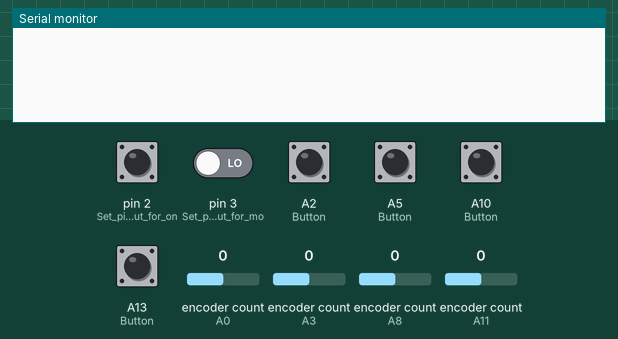
Bench run of a sketch on a simulated Arduino Mega 2560, built with avr-gcc and run on an emulated ATmega2560. Shown: the last lines printed to the serial monitor. The test bench sets the inputs (shaded band); at power-on: A2 (Button), A5 (Button), A10 (Button), A13 (Button), pin 2 (Set_pin_2_as_input_for_on) HIGH, pin 3 (Set_pin_3_as_input_for_mo) LOW, encoder count (sensors on A0, A3, A8, A11) 0. No radio packets arrive unless stated.

Above: at 1.2 s.
1.3 s: pin 2 (Set_pin_2_as_input_for_on) pulled LOW for 0.15 s
At 2.1 s:
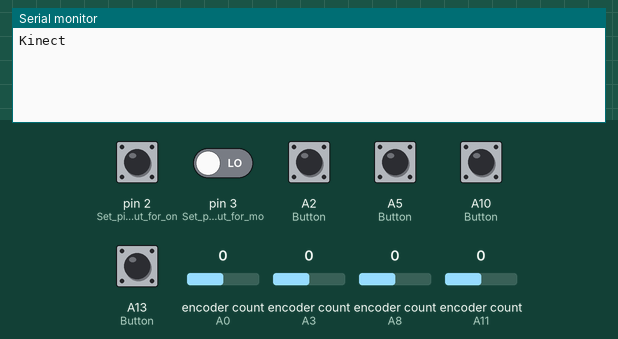
4.4 s: pin 2 (Set_pin_2_as_input_for_on) driven LOW and pin 3 (Set_pin_3_as_input_for_mo) driven HIGH
At 5.5 s:
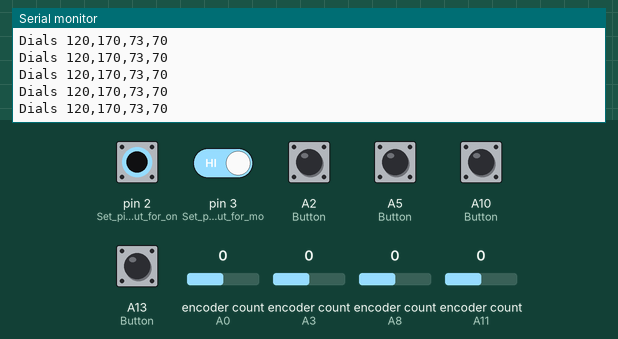
6.3 s: encoder count (sensor on A0) set to 1
At 7.0 s:
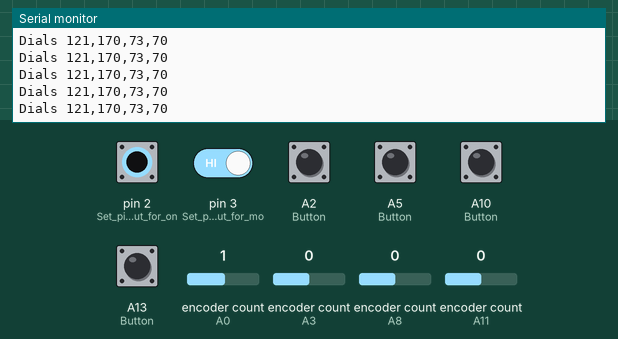
9.3 s: encoder count (sensor on A3) set to 1
At 9.9 s:
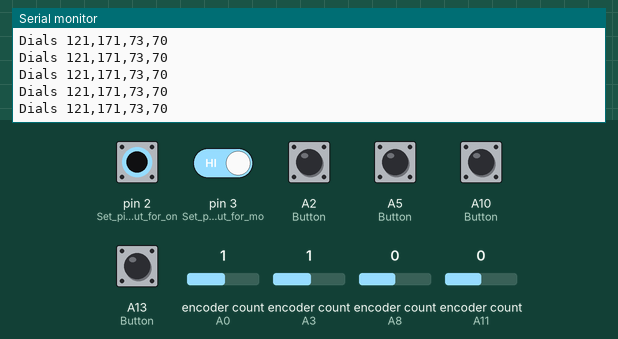
12.3 s: encoder count (sensor on A8) set to 1
At 13.1 s:
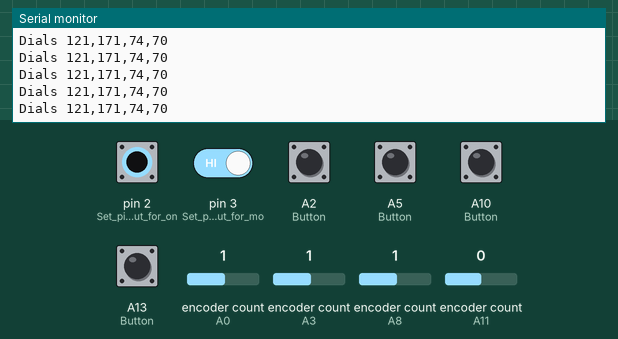
13.8 s: encoder count (sensor on A11) set to 1
At 14.9 s:
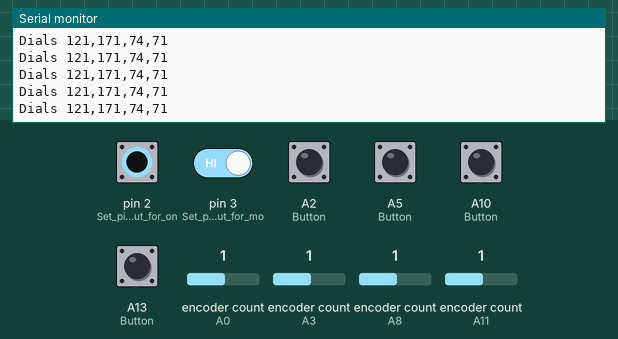

The sketch:

FinalRotaryRangeSwitch.ino
```cpp
#include <SPI.h>
#include <nRF24L01.h>
#include <RF24.h>

#include <TimerOne.h>

#include <ClickEncoder.h>

// Declarations for Wireless Module
RF24 radio(12, 13); // CE, CSN
const byte address[6] = "00001";

// Declarations for Switch
int modeSwitchReading; // the current reading from 'mode' switch the input pin
int onSwitchReading; // the current reading from the 'on' switch input pin
int onState = LOW; // the current state of 'on'
int modeState = LOW;      // the current state of 'mode'

// Declarations for encoders
ClickEncoder *elbowEncoder;
ClickEncoder *shoulderEncoder;
ClickEncoder *twistEncoder;
ClickEncoder *gripEncoder;

int elbowLastValue = -1;
int shoulderLastValue = -1;
int twistLastValue = -1;
int gripLastValue = -1;

int elbowValue = 120;
int shoulderValue = 170;
int twistValue = 73;
int gripValue = 70;

int elbowNewAngle = 120;
int shoulderNewAngle = 170;
int twistNewAngle = 73;
int gripNewAngle = 70;

String comma;
String allAngles;
char sendText[20];

void timerIsr() {
  elbowEncoder->service();
  shoulderEncoder->service();
  twistEncoder->service();
  gripEncoder->service();
}

void setup() {

  Serial.begin(9600);             // Serial port to computer

  // Initialize Values
  comma = String(",");
  allAngles = String();

  //Switch Pin Mode
  pinMode(2, INPUT); // Set pin 2 as input for onSwitch
  pinMode(3, INPUT); // Set pin 3 as input for modeSwitch

  /* Elbow Pins */
  pinMode(A0, INPUT);
  pinMode(A1, INPUT);
  pinMode(A2, INPUT); // Button
  elbowEncoder = new ClickEncoder(A0, A1, A2, 4);
  elbowEncoder->setAccelerationEnabled(true); // Acceleration enabled

  /* Shoulder Pins */
  pinMode(A3, INPUT);
  pinMode(A4, INPUT);
  pinMode(A5, INPUT); // Button
  shoulderEncoder = new ClickEncoder(A3, A4, A5, 4);
  shoulderEncoder->setAccelerationEnabled(true); // Acceleration enabled

  /* Twist Pins */
  pinMode(A8, INPUT);
  pinMode(A9, INPUT);
  pinMode(A10, INPUT); // Button
  twistEncoder = new ClickEncoder(A8, A9, A10, 4);
  twistEncoder->setAccelerationEnabled(true); // Acceleration enabled

  /* Grip Pins */
  pinMode(A11, INPUT);
  pinMode(A12, INPUT);
  pinMode(A13, INPUT); // Button
  gripEncoder = new ClickEncoder(A11, A12, A13, 4);

  Timer1.initialize(1000);
  Timer1.attachInterrupt(timerIsr);

  //Wireless Port Setup
  radio.begin();
  radio.openWritingPipe(address);
  radio.setPALevel(RF24_PA_MIN);
  radio.stopListening();
}

void loop() {

  // Check if 'on' switch is in HIGH or LOW
  onSwitchReading = digitalRead(2);
  if (onSwitchReading == LOW) { // Why LOW? seems odd, needs investigation.
    onState = HIGH;
  } else {
    onState = LOW;
  }

  // Check if 'mode' switch is in HIGH or LOW
  modeSwitchReading = digitalRead(3);
  if (modeSwitchReading == HIGH) {
    modeState = HIGH;
  } else {
    modeState = LOW;
  }

  if (onState == HIGH) {
    if (modeState == HIGH) { // Check if mode switch is on dials OR kinect mode
      Serial.print("Dials ");

      /* Elbow Encoder Code */
      elbowValue += elbowEncoder->getValue();
      if (elbowValue != elbowLastValue) {
        elbowLastValue = elbowValue;
      }
      if (elbowValue > 0 && elbowValue < 180) {
        elbowNewAngle = elbowValue;
      } else if (elbowValue <= 0) {
        elbowValue = 1;
      } else if (elbowValue >= 180) {
        elbowValue = 179;
      }

      /* Shoulder Encoder Code */
      shoulderValue += shoulderEncoder->getValue();
      if (shoulderValue != shoulderLastValue) {
        shoulderLastValue = shoulderValue;
      }
      if (shoulderValue > 0 && shoulderValue < 180) {
        shoulderNewAngle = shoulderValue;
      } else if (shoulderValue <= 0) {
        shoulderValue = 1;
      } else if (shoulderValue >= 180) {
        shoulderValue = 179;
      }

      /* Twist Encoder Code */
      twistValue += twistEncoder->getValue();
      if (twistValue != twistLastValue) {
        twistLastValue = twistValue;
      }
      if (twistValue > 0 && twistValue < 180) {
        twistNewAngle = twistValue;
      } else if (twistValue <= 0) {
        twistValue = 1;
      } else if (twistValue >= 180) {
        twistValue = 179;
      }

      /* Grip Encoder Code */
      gripValue += gripEncoder->getValue();
      if (gripValue != gripLastValue) {
        gripLastValue = gripValue;
      }
      if (gripValue > 0 && gripValue <= 90) {
        gripNewAngle = gripValue;
      } else if (gripValue <= 0) {
        gripValue = 1;
      } else if (gripValue >= 180) {
        gripValue = 179;
      }

      // Strings are combined to allAngles to be sent through radio/serial
      allAngles = elbowNewAngle + comma + shoulderNewAngle + comma + twistNewAngle + comma + gripNewAngle;
      Serial.println(allAngles);

      // Convert to char array to be sent through radio.write
      allAngles.toCharArray(sendText, sizeof(sendText));
      radio.write(&sendText, sizeof(sendText));

    } else { // Kinect Mode
      Serial.print("Kinect ");

      /* SHOULDER AND ELBOW obtained from serial which comes from Kinect code */
      elbowNewAngle = 180-Serial.parseInt(); // Flip for calibration
      shoulderNewAngle = 180-Serial.parseInt(); // Flip for calibration

      // strings are combined to allAngles to be sent through radio/serial
      allAngles = elbowNewAngle + comma + shoulderNewAngle + comma + twistNewAngle + comma + gripNewAngle;
      Serial.println(allAngles);

      // Convert to char array to be sent through radio.write
      allAngles.toCharArray(sendText, sizeof(sendText));
      radio.write(&sendText, sizeof(sendText));
      delay(15);
    }
  }
}
```

Measured:
- after the input at 1.3 s, the serial monitor: prints a new line at once (image 1)
- after the input at 4.4 s, the serial monitor: prints a new line at once (image 2)
- after the input at 6.3 s, the serial monitor: prints a new line after 0.07 s (image 3)
- after the input at 9.3 s, the serial monitor: prints a new line after 0.08 s (image 4)
- after the input at 12.3 s, the serial monitor: prints a new line after 0.07 s (image 5)
- after the input at 13.8 s, the serial monitor: prints a new line after 0.08 s (image 6)
